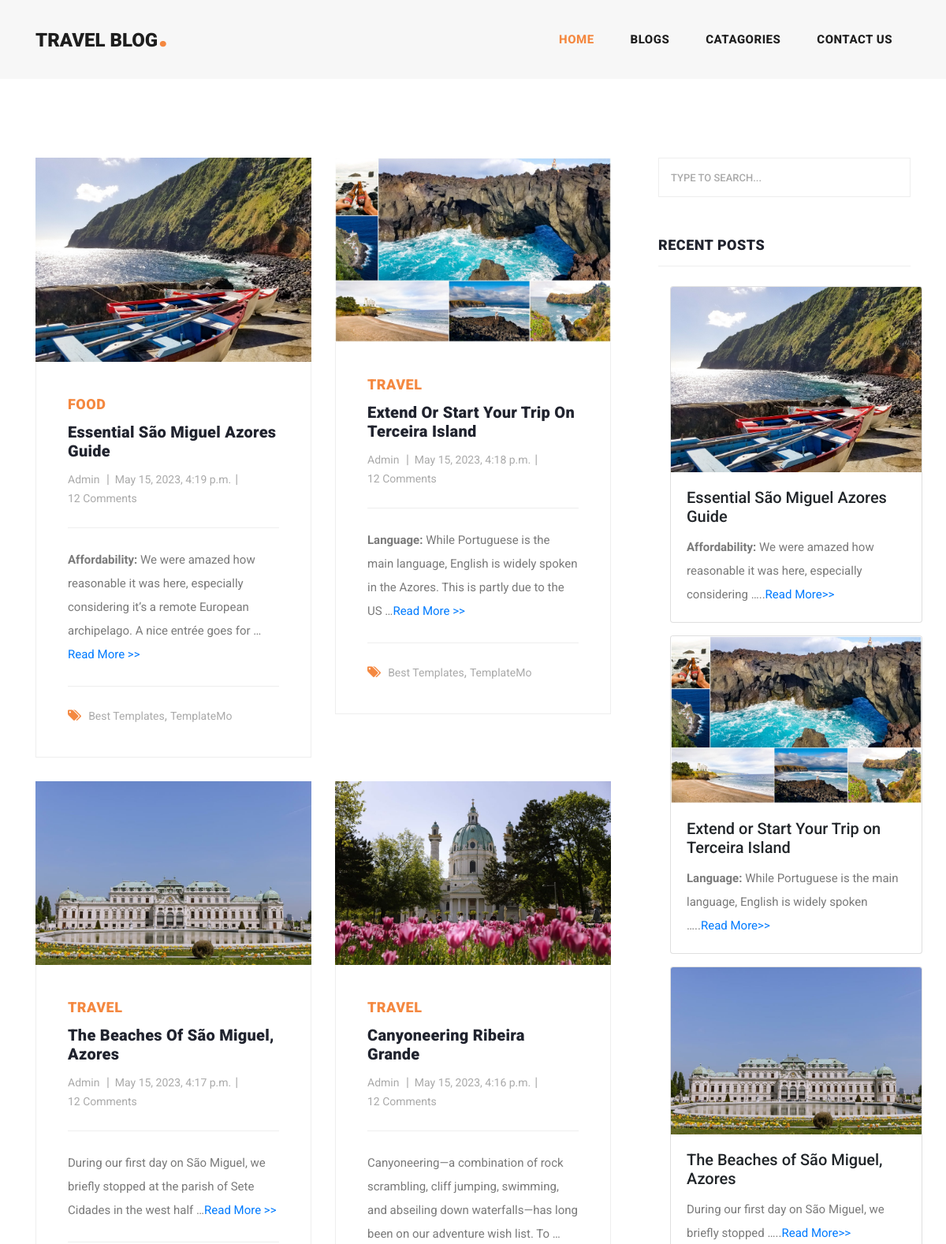
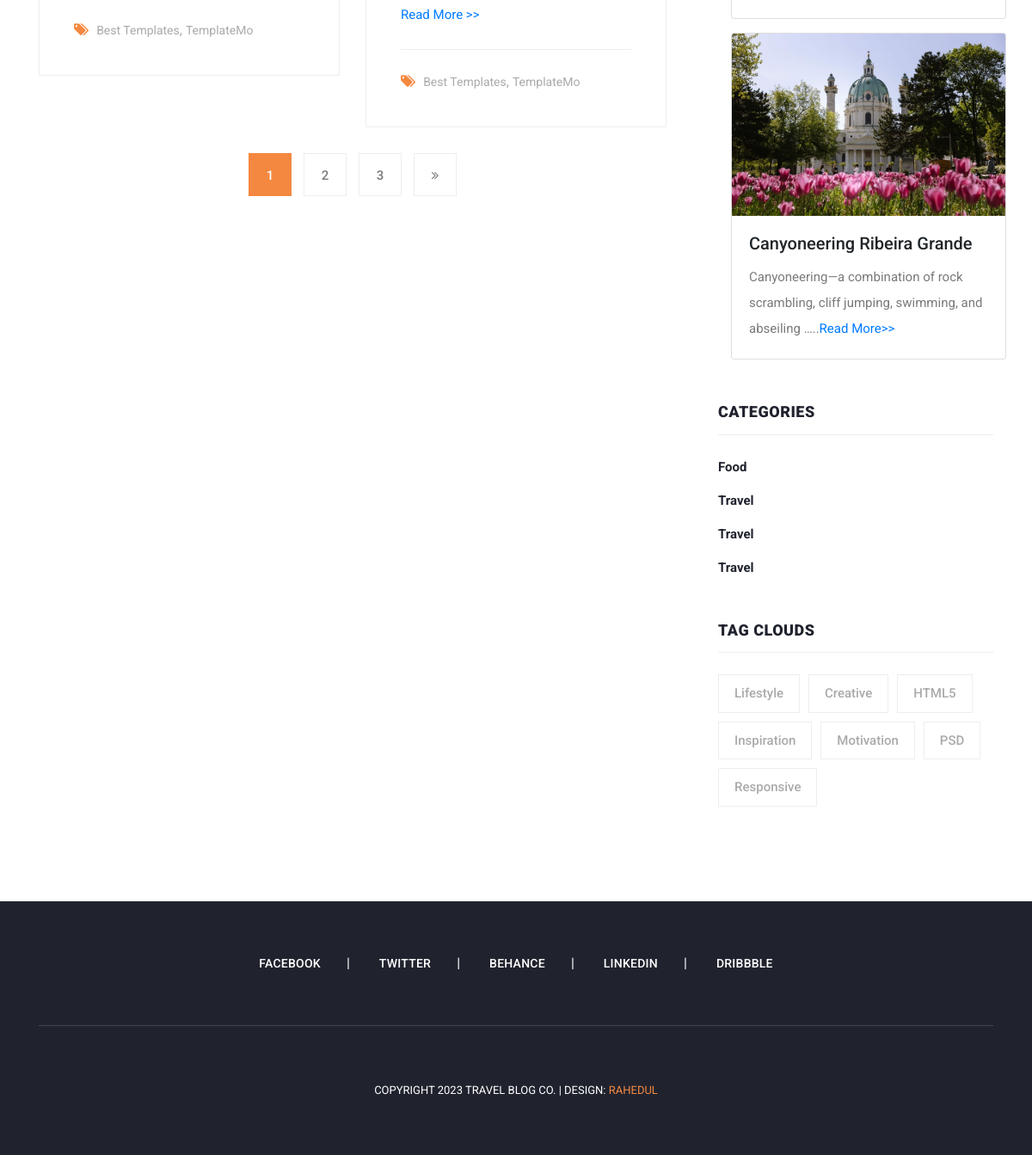
The app's page /blogs/ with its own data (2 pictures, top to bottom).
### blog/models.py (models this page shows, shortened)
class Blog(models.Model):
    status = [
        (0, 'Draft'),
        (1, 'Publish')
    ]
    title = models.CharField(max_length=200, help_text= "Enter Your Post Title Here.")
    slug = models.SlugField(unique=True, blank=True, null=True, max_length=150)
    featured = models.ImageField(upload_to= 'featured_image/', blank=True, null=True)
    content = RichTextField(blank=True, null=True)
    category = models.ForeignKey(Category, on_delete=models.SET_NULL, blank=True, null=True)
    post_status = models.IntegerField(choices=status, default=0)
    created = models.DateTimeField(auto_now_add=True)
    modified = models.DateTimeField(auto_now=True)
    meta_title = models.CharField(max_length= 200, blank=True, null= True)
    meta_description = models.TextField(blank=True, null=True)

class Category(models.Model):
    title = models.CharField(max_length=200)
    slug = models.SlugField(unique=True, blank=True, null=True, max_length=150)
    def __str__(self):
        return self.title

### blog/views.py (the view)
# urls.py: path('blogs/', blogs, name='blogs'),
def blogs(request):
    queryset = Blog.objects.order_by('-created')
    page = request.GET.get('page', 1)
    paginator = Paginator(queryset, 4)
    try:
        blogs = paginator.page(page)
    except EmptyPage:
        blogs = paginator.page(1)
    except PageNotAnInteger:
        blogs = paginator.page(1)
    template_name = 'blog.html'
    context = {
        "blogs": blogs,
        "paginator": paginator
        }
    return render(request, template_name, context)

### templates/blog.html (shortened to what this page needs)
{% extends 'base.html' %}
{% load static %}
{% block content %}
    <section class="blog-posts grid-system">
      <div class="container">
        <div class="row">
          <div class="col-lg-8">
            <div class="all-blog-posts">
              <div class="row">
                {% for blog in blogs|slice:6 %}
                {% include 'blog_card.html' %}
                {% endfor %}
                <div class="col-lg-12">
                 {% include 'pagination.html'%}
                </div>
              </div>
            </div>
          </div>
          {% include 'sidebar.html'%}
        </div>
      </div>
    </section>
    {% endblock content %}

### templates/blog_card.html
{% load static %}
<div class="col-lg-6">
    <div class="blog-post">
      <div class="blog-thumb">
        <img src="{{blog.featured.url}}" alt="">
      </div>
      <div class="down-content">
        <span>{{blog.category}}</span>
        <a href="{% url 'blog_details' blog.slug %}"><h4>{{blog.title}}</h4></a>
        <ul class="post-info">
          <li><a href="#">Admin </a></li>
          <li><a href="#">{{blog.created}}</a></li>
          <li><a href="#">12 Comments</a></li>
        </ul>
        {{blog.content|safe|truncatewords:20}}<a href="{% url 'blog_details' blog.slug %}">Read More >></a>
        <div class="post-options">
          <div class="row">
            <div class="col-lg-12">
              <ul class="post-tags">
                <li><i class="fa fa-tags"></i></li>
                <li><a href="#">Best Templates</a>,</li>
                <li><a href="#">TemplateMo</a></li>
              </ul>
            </div>
          </div>
        </div>
      </div>
    </div>
  </div>

### templates/sidebar.html
<div class="col-lg-4">
    <div class="sidebar">
      <div class="row">
        <div class="col-lg-12">
          <div class="sidebar-item search">
            <form id="search_form" name="gs" method="GET" action="#">
              <input type="text" name="q" class="searchText" placeholder="type to search..." autocomplete="on">
            </form>
          </div>
        </div>
        <div class="col-lg-12">
          <div class="sidebar-item recent-posts">
            <div class="sidebar-heading">
              <h2>Recent Posts</h2>
            </div>
            <div class="content">
              <ul>
                {% for blog in blogs|slice:"5" %}
                <div class="col">
                  <div class="card h-60 mt-3" style="width: 20rem;">
                    <img src="{{blog.featured.url}}" class="card-img-top" alt="...">
                    <div class="card-body">
                      <h5 class="card-title">{{blog.title}}</h5>
                      <p class="card-text">{{blog.content|safe|truncatewords:10}}..<a href="{% url 'blog_details' blog.slug %}">Read More>></a></p>
                    </div>
                  </div>
                </div>
                {% endfor %}
              </ul>
            </div>
          </div>
        </div>
        <div class="col-lg-12">
          <div class="sidebar-item categories">
            <div class="sidebar-heading">
              <h2>Categories</h2>
            </div>
            <div class="content">
              <ul>
                {% for blog in blogs|slice:"4"%}
                <li><a href="#">{{blog.category}}</a></li>
                {%endfor%}
              </ul>
            </div>
          </div>
        </div>
        <div class="col-lg-12">
          <div class="sidebar-item tags">
            <div class="sidebar-heading">
              <h2>Tag Clouds</h2>
            </div>
            <div class="content">
              <ul>
                <li><a href="#">Lifestyle</a></li>
                <li><a href="#">Creative</a></li>
                <li><a href="#">HTML5</a></li>
                <li><a href="#">Inspiration</a></li>
                <li><a href="#">Motivation</a></li>
                <li><a href="#">PSD</a></li>
                <li><a href="#">Responsive</a></li>
              </ul>
            </div>
          </div>
        </div>
      </div>
    </div>
  </div>

### static/assets/css/templatemo-stand-blog.css (style rules this page uses)
body { font-family: 'Roboto', sans-serif; overflow-x: hidden; text-rendering: optimizeLegibility; -webkit-font-smoothing: antialiased; -moz-osx-font-smoothing: grayscale; }
p { margin-bottom: 0px; font-size: 15px; font-weight: 400; color: #7a7a7a; line-height: 30px; }
a { text-decoration: none!important; }
ul { padding: 0; margin: 0; list-style: none; }
h1,h2,h3,h4,h5,h6 { margin: 0px; }
.blog-posts { margin-top: 100px; }
.blog-posts .blog-post { margin-bottom: 30px; }
.blog-posts .blog-thumb img { width: 100%; overflow: hidden; }
.blog-posts .down-content { padding: 40px; border-right: 1px solid #eee; border-left: 1px solid #eee; border-bottom: 1px solid #eee; }
.blog-posts .down-content span { font-size: 18px; text-transform: uppercase; letter-spacing: 0.5px; font-weight: 900; color: #f48840; }
.blog-posts .down-content h4 { font-size: 24px; text-transform: capitalize; letter-spacing: 0.5px; font-weight: 900; color: #20232e; margin: 10px 0px 12px 0px; }
.blog-posts .down-content ul.post-info li { display: inline-block; margin-right: 8px; }
.blog-posts .down-content ul.post-info li:after { content: '|'; color: #aaa; margin-left: 8px; }
.blog-posts .down-content h4 { font-size: 20px; letter-spacing: 0.25px; }
.grid-system .down-content ul.post-info li { margin-right: 3px; }
.grid-system .down-content ul.post-info li:after { margin-left: 5px; }
.blog-posts .down-content ul.post-info li:last-child::after { display: none; }
.blog-posts .down-content ul.post-info li a { font-size: 14px; color: #aaa; font-weight: 400; transition: all .3s; }
.blog-posts .down-content p { padding: 25px 0px; margin: 25px 0px; border-top: 1px solid #eee; border-bottom: 1px solid #eee; }
.blog-posts .down-content ul.post-tags li, .blog-posts .down-content ul.post-share li { display: inline-block; }
.blog-posts .down-content ul.post-tags li:first-child i, .blog-posts .down-content ul.post-share li:first-child i { color: #f48840; margin-right: 5px; }
.blog-posts .down-content ul.post-tags li, .blog-posts .down-content ul.post-share li { color: #aaa; }
.blog-posts .down-content ul.post-tags li a, .blog-posts .down-content ul.post-share li a { font-size: 14px; color: #aaa; font-weight: 400; transition: all .3s; }
.blog-posts .sidebar-heading h2 { font-size: 18px; text-transform: uppercase; font-weight: 900; letter-spacing: 0.5px; color: #20232e; border-bottom: 1px solid #eee; padding-bottom: 15px; margin-bottom: 25px; }
.sidebar { margin-left: 30px; }
.sidebar .sidebar-item { margin-top: 50px; }
.sidebar .search { margin-top: 0px; }
.sidebar .sidebar-heading h2 { font-size: 18px; text-transform: uppercase; font-weight: 900; letter-spacing: 0.5px; color: #20232e; border-bottom: 1px solid #eee; padding-bottom: 15px; margin-bottom: 25px; }
.sidebar .search input { width: 100%; height: 50px; border: 1px solid #eee; font-size: 13px; text-transform: uppercase; font-weight: 500; color: #7a7a7a; outline: none; padding: 0px 15px; }
.sidebar .search input::placeholder { color: #aaa; }
.sidebar .categories ul li { margin-bottom: 15px; }
.sidebar .categories ul li:last-child { margin-bottom: 0px; }
.sidebar .categories ul li a { font-size: 15px; font-weight: 700; color: #20232e; transition: all .3s; }
.sidebar .tags ul li { margin-right: 6px; display: inline-block; }
.sidebar .tags ul li { margin-bottom: 10px; }
.sidebar .tags ul li a { font-size: 15px; font-weight: 500; color: #aaa; display: inline-block; border: 1px solid #eee; padding: 10px 18px; transition: all .3s; }

### records on screen
Blog: featured (picture), category "FOOD", title "Essential São Miguel Azores Guide", created "May 15, 2023, 4:19 p.m.", content "Affordability: We were amazed how reasonable it was here, especially considering it’s a remote European archipelago. A nice entrée goes for …", content "Affordability: We were amazed how reasonable it was here, especially considering …", category "Food"
Blog: featured (picture), category "TRAVEL", title "Extend Or Start Your Trip On Terceira Island", created "May 15, 2023, 4:18 p.m.", content "Language: While Portuguese is the main language, English is widely spoken in the Azores. This is partly due to the US …", title "Extend or Start Your Trip on Terceira Island", content "Language: While Portuguese is the main language, English is widely spoken …", category "Travel"
Blog: featured (picture), category "TRAVEL", title "The Beaches Of São Miguel, Azores", created "May 15, 2023, 4:17 p.m.", content "During our first day on São Miguel, we briefly stopped at the parish of Sete Cidades in the west half …", title "The Beaches of São Miguel, Azores", content "During our first day on São Miguel, we briefly stopped …", category "Travel"
Blog: featured (picture), category "TRAVEL", title "Canyoneering Ribeira Grande", created "May 15, 2023, 4:16 p.m.", content "Canyoneering—a combination of rock scrambling, cliff jumping, swimming, and abseiling down waterfalls—has long been on our adventure wish list. To …", content "Canyoneering—a combination of rock scrambling, cliff jumping, swimming, and abseiling …", category "Travel"

### other values on screen
{{ page }} "1"
{{ page }} "2" "3"
